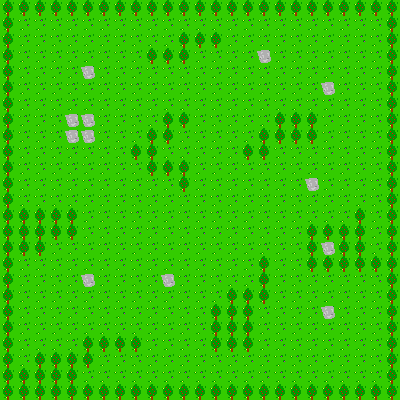

The image is a tile-based game level rendered from a .tmx file. Its description and source (layers, tilesets, objects; grid data summarised) follow:
An orthogonal 25x25 tile map with 16x16 px tiles, 2 tile layers (Terrain, solids) and 1 object.

<map version="1.0" orientation="orthogonal" renderorder="right-down" width="25" height="25" tilewidth="16" tileheight="16" nextobjectid="7">
 <tileset firstgid="1" name="tilesset" tilewidth="16" tileheight="16">
  <image source="../sprites/tilesset.png" width="128" height="64" />
 </tileset>
 <layer name="Terrain" width="25" height="25">
  <data>[625 cells, 625 non-empty, 1 distinct tile ids]</data>
 </layer>
 <layer name="solids" width="25" height="25">
  <data>[625 cells, 182 non-empty, 2 distinct tile ids]</data>
 </layer>
 <objectgroup name="spawns">
  <object id="6" gid="6" x="203" y="161.5" />
 </objectgroup>
</map>